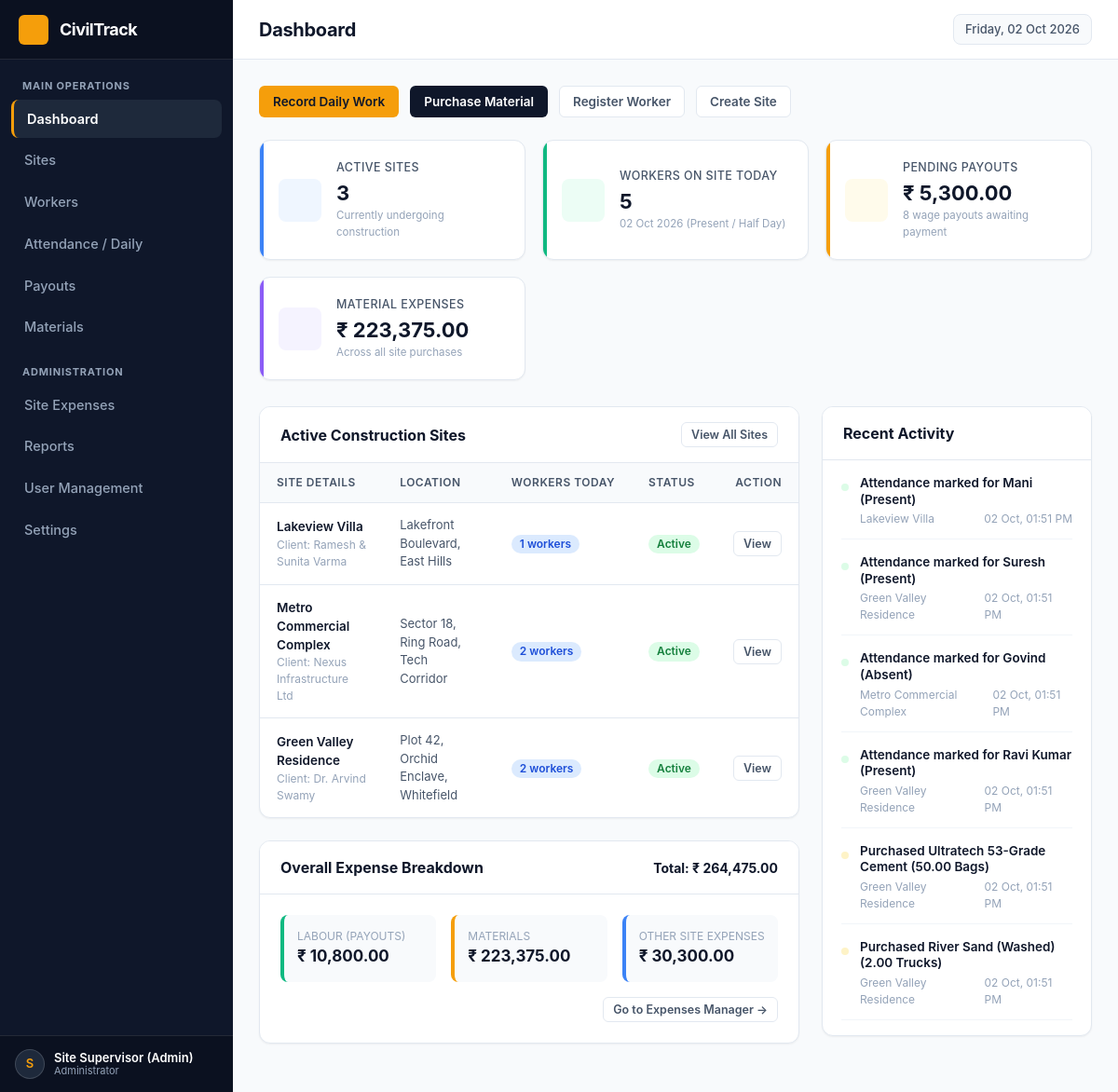
/dashboard.php (signed in), run on the app's committed database.
### tables this page shows
CREATE TABLE `sites` (
  `id` INT AUTO_INCREMENT PRIMARY KEY,
  `site_name` VARCHAR(150) NOT NULL,
  `client_name` VARCHAR(150) NOT NULL,
  `location` VARCHAR(255) NOT NULL,
  `start_date` DATE NOT NULL,
  `expected_end_date` DATE DEFAULT NULL,
  `status` ENUM('Active', 'Completed', 'On Hold') NOT NULL DEFAULT 'Active',
  `created_at` DATETIME NOT NULL DEFAULT CURRENT_TIMESTAMP
);

CREATE TABLE `materials` (
  `id` INT AUTO_INCREMENT PRIMARY KEY,
  `site_id` INT NOT NULL,
  `material_name` VARCHAR(150) NOT NULL,
  `category` VARCHAR(50) NOT NULL,
  `quantity` DECIMAL(10,2) NOT NULL DEFAULT 1.00,
  `unit` VARCHAR(30) NOT NULL,
  `unit_price` DECIMAL(10,2) NOT NULL DEFAULT 0.00,
  `total_amount` DECIMAL(10,2) NOT NULL DEFAULT 0.00,
  `supplier` VARCHAR(150) DEFAULT NULL,
  `purchase_date` DATE NOT NULL,
  `notes` TEXT DEFAULT NULL,
  `created_at` DATETIME NOT NULL DEFAULT CURRENT_TIMESTAMP,
  CONSTRAINT `fk_mat_site` FOREIGN KEY (`site_id`) REFERENCES `sites` (`id`) ON DELETE CASCADE ON UPDATE CASCADE
);

### includes/auth.php (called while the page is built, shortened)
<?php
function e($str) {
    return htmlspecialchars((string)($str ?? ''), ENT_QUOTES, 'UTF-8');
}
function format_currency($amount, $decimals = 2) {
    $num = (float)$amount;
    return '₹ ' . number_format($num, $decimals, '.', ',');
}

### dashboard.php (the view, shortened to what this page needs)
<?php
require_once __DIR__ . '/includes/auth.php';
$conn = get_db();
$today = date('Y-m-d');
$res = mysqli_query($conn, "SELECT COUNT(*) as cnt FROM sites WHERE status = 'Active'");
$activeSitesCount = mysqli_fetch_assoc($res)['cnt'] ?? 0;
$safeToday = mysqli_real_escape_string($conn, $today);
$res = mysqli_query($conn, "SELECT COUNT(*) as cnt FROM attendance WHERE work_date = '$safeToday' AND status IN ('Present', 'Half Day')");
$workersTodayCount = mysqli_fetch_assoc($res)['cnt'] ?? 0;
$res = mysqli_query($conn, "SELECT COUNT(*) as cnt, COALESCE(SUM(amount), 0) as total FROM payouts WHERE payment_status = 'Pending'");
$pendingPayoutsData = mysqli_fetch_assoc($res);
$pendingPayoutsAmount = $pendingPayoutsData['total'] ?? 0;
$pendingPayoutsCount = $pendingPayoutsData['cnt'] ?? 0;
$res = mysqli_query($conn, "SELECT COALESCE(SUM(total_amount), 0) as total FROM materials");
$materialExpensesTotal = mysqli_fetch_assoc($res)['total'] ?? 0;
$res = mysqli_query($conn, "SELECT COALESCE(SUM(amount), 0) as total FROM payouts");
$labourExpensesTotal = mysqli_fetch_assoc($res)['total'] ?? 0;
$res = mysqli_query($conn, "SELECT COALESCE(SUM(amount), 0) as total FROM expenses");
$otherExpensesTotal = mysqli_fetch_assoc($res)['total'] ?? 0;
$grandTotalExpenses = $labourExpensesTotal + $materialExpensesTotal + $otherExpensesTotal;
$res = mysqli_query($conn, "
    SELECT s.*,
        (SELECT COUNT(*) FROM attendance a WHERE a.site_id = s.id AND a.work_date = '$safeToday' AND a.status IN ('Present', 'Half Day')) as workers_today,
        (SELECT COALESCE(SUM(m.total_amount), 0) FROM materials m WHERE m.site_id = s.id) as site_materials,
        (SELECT COALESCE(SUM(p.amount), 0) FROM payouts p WHERE p.site_id = s.id) as site_labour
    FROM sites s
    WHERE s.status = 'Active'
    ORDER BY s.id DESC
");
$activeSites = mysqli_fetch_all($res, MYSQLI_ASSOC);
$res = mysqli_query($conn, "
    SELECT 'attendance' as act_type, a.created_at, CONCAT('Attendance marked for ', w.name, ' (', a.status, ')') as description, s.site_name, a.calculated_wage as amount
    FROM attendance a
    JOIN workers w ON a.worker_id = w.id
    JOIN sites s ON a.site_id = s.id
    ORDER BY a.created_at DESC LIMIT 4
");
$recentAttendance = mysqli_fetch_all($res, MYSQLI_ASSOC);
$res = mysqli_query($conn, "
    SELECT 'material' as act_type, m.created_at, CONCAT('Purchased ', m.material_name, ' (', m.quantity, ' ', m.unit, ')') as description, s.site_name, m.total_amount as amount
    FROM materials m
    JOIN sites s ON m.site_id = s.id
    ORDER BY m.created_at DESC LIMIT 4
");
$recentMaterials = mysqli_fetch_all($res, MYSQLI_ASSOC);
$res = mysqli_query($conn, "
    SELECT 'worker' as act_type, created_at, CONCAT('New worker registered: ', name, ' (', worker_type, ')') as description, 'Workforce' as site_name, daily_wage as amount
    FROM workers
    ORDER BY created_at DESC LIMIT 3
");
$recentWorkers = mysqli_fetch_all($res, MYSQLI_ASSOC);
$res = mysqli_query($conn, "
    SELECT 'payout' as act_type, p.created_at, CONCAT('Payout recorded for ', w.name, ' - ', p.payment_status) as description, s.site_name, p.amount
    FROM payouts p
    JOIN workers w ON p.worker_id = w.id
    JOIN sites s ON p.site_id = s.id
    ORDER BY p.created_at DESC LIMIT 3
");
$recentPayouts = mysqli_fetch_all($res, MYSQLI_ASSOC);
$recentActivities = array_merge($recentAttendance, $recentMaterials, $recentWorkers, $recentPayouts);
usort($recentActivities, function($a, $b) {
    return strtotime($b['created_at']) - strtotime($a['created_at']);
});
$recentActivities = array_slice($recentActivities, 0, 6);
include __DIR__ . '/includes/header.php';
?>
<div style="display: flex; gap: 12px; margin-bottom: 24px; flex-wrap: wrap;">
    <a href="attendance.php" class="btn btn-primary">
        Record Daily Work
    </a>
    <a href="materials.php" class="btn btn-secondary">
        Purchase Material
    </a>
    <a href="workers.php" class="btn btn-outline">
        Register Worker
    </a>
    <a href="sites.php" class="btn btn-outline">
        Create Site
    </a>
</div>
<div class="stats-grid">
    <div class="stat-card card-blue">
        <div class="stat-icon icon-blue">
        </div>
        <div class="stat-details">
            <div class="stat-label">Active Sites</div>
            <div class="stat-value"><?php echo $activeSitesCount; ?></div>
            <div class="stat-sub">Currently undergoing construction</div>
        </div>
    </div>
    <div class="stat-card card-green">
        <div class="stat-icon icon-green">
        </div>
        <div class="stat-details">
            <div class="stat-label">Workers On Site Today</div>
            <div class="stat-value"><?php echo $workersTodayCount; ?></div>
            <div class="stat-sub"><?php echo date('d M Y'); ?> (Present / Half Day)</div>
        </div>
    </div>
    <div class="stat-card card-orange">
        <div class="stat-icon icon-orange">
        </div>
        <div class="stat-details">
            <div class="stat-label">Pending Payouts</div>
            <div class="stat-value"><?php echo format_currency($pendingPayoutsAmount); ?></div>
            <div class="stat-sub"><?php echo $pendingPayoutsCount; ?> wage payouts awaiting payment</div>
        </div>
    </div>
    <div class="stat-card card-purple">
        <div class="stat-icon icon-purple">
        </div>
        <div class="stat-details">
            <div class="stat-label">Material Expenses</div>
            <div class="stat-value"><?php echo format_currency($materialExpensesTotal); ?></div>
            <div class="stat-sub">Across all site purchases</div>
        </div>
    </div>
</div>
<div style="display: grid; grid-template-columns: 2fr 1fr; gap: 24px;">
    <div>
        <div class="card">
            <div class="card-header">
                <div class="card-title">
                    Active Construction Sites
                </div>
                <a href="sites.php" class="btn btn-sm btn-outline">View All Sites</a>
            </div>
            <div class="card-body p-0">
                <div class="table-responsive">
                    <table class="data-table">
                        <thead>
                            <tr>
                                <th>Site Details</th>
                                <th>Location</th>
                                <th>Workers Today</th>
                                <th>Status</th>
                                <th style="text-align: right;">Action</th>
                            </tr>
                        </thead>
                        <tbody>
                            <?php if (empty($activeSites)): ?>
                                <tr>
                                    <td colspan="5" style="text-align: center; color: var(--text-muted); padding: 32px;">
                                        No active construction sites found. <a href="sites.php">Create your first site</a>.
                                    </td>
                                </tr>
                            <?php else: ?>
                                <?php foreach ($activeSites as $site): ?>
                                    <tr>
                                        <td>
                                            <div style="font-weight: 600; color: var(--primary);">
                                                <a href="site_details.php?id=<?php echo $site['id']; ?>" style="color: inherit; text-decoration: none;">
                                                    <?php echo e($site['site_name']); ?>
                                                </a>
                                            </div>
                                            <div style="font-size: 12px; color: var(--text-muted);">
                                                Client: <?php echo e($site['client_name']); ?>
                                            </div>
                                        </td>
                                        <td>
                                            <div style="font-size: 13px; color: var(--text-secondary);">
                                                <?php echo e($site['location']); ?>
                                            </div>
                                        </td>
                                        <td>
                                            <span class="badge badge-info">
                                                <?php echo $site['workers_today']; ?> workers
                                            </span>
                                        </td>
                                        <td>
                                            <span class="badge badge-success">
                                                <?php echo e($site['status']); ?>
                                            </span>
                                        </td>
                                        <td style="text-align: right;">
                                            <a href="site_details.php?id=<?php echo $site['id']; ?>" class="btn btn-sm btn-outline" title="View Site Details">
                                                <?php echo render_icon('eye'); ?> View
                                            </a>
                                        </td>
                                    </tr>
                                <?php endforeach; ?>
                            <?php endif; ?>
                        </tbody>
                    </table>
                </div>
            </div>
        </div>
        <div class="card">
            <div class="card-header">
                <div class="card-title">
                    Overall Expense Breakdown
                </div>
                <div style="font-size: 14px; font-weight: 700; color: var(--primary);">
                    Total: <?php echo format_currency($grandTotalExpenses); ?>
                </div>
            </div>
            <div class="card-body">
                <div style="display: flex; gap: 16px; margin-bottom: 16px; flex-wrap: wrap;">
                    <div style="flex: 1; min-width: 150px; background: #f8fafc; padding: 14px; border-radius: 8px; border-left: 4px solid #10b981;">
                        <div style="font-size: 12px; color: var(--text-muted); text-transform: uppercase;">Labour (Payouts)</div>
                        <div style="font-size: 17px; font-weight: 700; color: var(--primary);"><?php echo format_currency($labourExpensesTotal); ?></div>
                    </div>
                    <div style="flex: 1; min-width: 150px; background: #f8fafc; padding: 14px; border-radius: 8px; border-left: 4px solid #f59e0b;">
                        <div style="font-size: 12px; color: var(--text-muted); text-transform: uppercase;">Materials</div>
                        <div style="font-size: 17px; font-weight: 700; color: var(--primary);"><?php echo format_currency($materialExpensesTotal); ?></div>
                    </div>
                    <div style="flex: 1; min-width: 150px; background: #f8fafc; padding: 14px; border-radius: 8px; border-left: 4px solid #3b82f6;">
                        <div style="font-size: 12px; color: var(--text-muted); text-transform: uppercase;">Other Site Expenses</div>
                        <div style="font-size: 17px; font-weight: 700; color: var(--primary);"><?php echo format_currency($otherExpensesTotal); ?></div>
                    </div>
                </div>
                <div style="text-align: right;">
                    <a href="admin/expenses.php" class="btn btn-sm btn-outline">Go to Expenses Manager &rarr;</a>
                </div>
            </div>
        </div>
    </div>
    <div>
        <div class="card">
            <div class="card-header">
                <div class="card-title">
                    Recent Activity
                </div>
            </div>
            <div class="card-body" style="padding: 16px 20px;">
                <?php if (empty($recentActivities)): ?>
                    <p style="color: var(--text-muted); font-size: 13.5px; text-align: center; padding: 20px;">
                        No recent site activity logged.
                    </p>
                <?php else: ?>
                    <div style="display: flex; flex-direction: column; gap: 16px;">
                        <?php foreach ($recentActivities as $act): ?>
                            <div style="display: flex; align-items: flex-start; gap: 12px; font-size: 13.5px; border-bottom: 1px solid #f1f5f9; padding-bottom: 12px;">
                                <div style="margin-top: 2px;">
                                    <?php if ($act['act_type'] === 'attendance'): ?>
                                        <span class="badge badge-success" style="padding: 4px; border-radius: 6px;"><?php echo render_icon('attendance'); ?></span>
                                    <?php elseif ($act['act_type'] === 'material'): ?>
                                        <span class="badge badge-warning" style="padding: 4px; border-radius: 6px;"><?php echo render_icon('materials'); ?></span>
                                    <?php elseif ($act['act_type'] === 'payout'): ?>
                                        <span class="badge badge-info" style="padding: 4px; border-radius: 6px;"><?php echo render_icon('payouts'); ?></span>
                                    <?php else: ?>
                                        <span class="badge badge-neutral" style="padding: 4px; border-radius: 6px;"><?php echo render_icon('workers'); ?></span>
                                    <?php endif; ?>
                                </div>
                                <div style="flex: 1;">
                                    <div style="font-weight: 600; color: var(--text-primary); line-height: 1.3;">
                                        <?php echo e($act['description']); ?>
                                    </div>
                                    <div style="display: flex; justify-content: space-between; margin-top: 3px; font-size: 12px; color: var(--text-muted);">
                                        <span><?php echo e($act['site_name']); ?></span>
                                        <span><?php echo date('d M, h:i A', strtotime($act['created_at'])); ?></span>
                                    </div>
                                </div>
                            </div>
                        <?php endforeach; ?>
                    </div>
                <?php endif; ?>
            </div>
        </div>
    </div>
</div>
<?php include __DIR__ . '/includes/footer.php'; ?>

### data on the page
sites: site_name "Lakeview Villa", client_name "Ramesh & Sunita Varma", location "Lakefront Boulevard, East Hills", workers_today "1", status "Active"
sites: site_name "Metro Commercial Complex", client_name "Nexus Infrastructure Ltd", location "Sector 18, Ring Road, Tech Corridor", workers_today "2", status "Active"
sites: site_name "Green Valley Residence", client_name "Dr. Arvind Swamy", location "Plot 42, Orchid Enclave, Whitefield", workers_today "2", status "Active"
materials: description "Purchased Ultratech 53-Grade Cement (50.00 Bags)", site.site_name "Green Valley Residence", created_at "02 Oct, 01:51 PM"
materials: description "Purchased River Sand (Washed) (2.00 Trucks)", site.site_name "Green Valley Residence", created_at "02 Oct, 01:51 PM"

### other printed values
substr($user['full_name'] ?? 'A', 0, 1) "S"
$user['full_name'] "Site Supervisor (Admin)"
$user['role'] "Administrator"
$page_title "Dashboard"
$activeSitesCount "3"
$workersTodayCount "5"
format_currency($pendingPayoutsAmount) "₹ 5,300.00"
$pendingPayoutsCount "8"
format_currency($materialExpensesTotal) "₹ 223,375.00"
format_currency($grandTotalExpenses) "₹ 264,475.00"
format_currency($labourExpensesTotal) "₹ 10,800.00"
format_currency($otherExpensesTotal) "₹ 30,300.00"
$act['description'] "Attendance marked for Mani (Present)"
$act['site_name'] "Lakeview Villa"
date('d M, h:i A', strtotime($act['created_at'])) "02 Oct, 01:51 PM"
